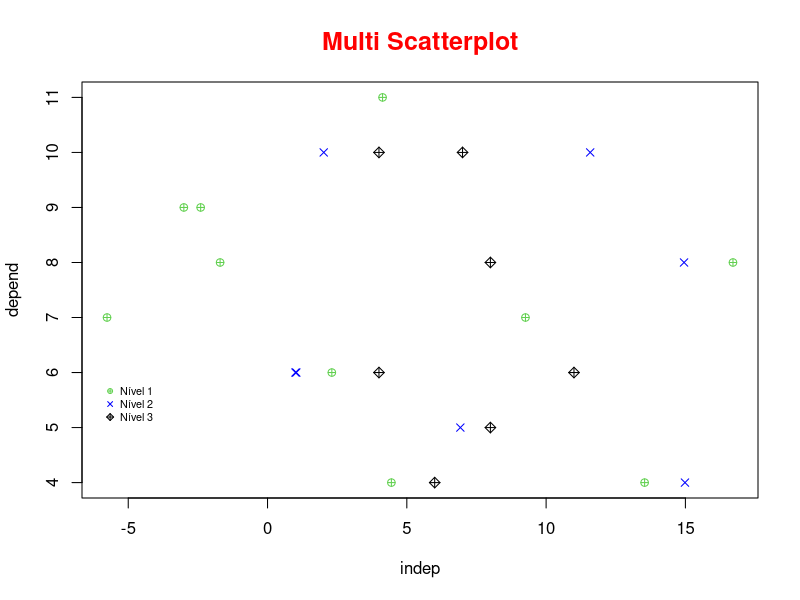

Generate this figure with R:
# Scatterplots

# ***** Esta é a versão 2.0 deste script, atualizado em 23/05/2017 *****
# ***** Esse script pode ser executado nas versões 3.3.1, 3.3.2, 3.3.3 e 3.4.0 da linguagem R *****
# ***** Recomendamos a utilização da versão 3.4.0 da linguagem R *****

# Configurando o diretório de trabalho
# Coloque entre aspas o diretório de trabalho que você está usando no seu computador
setwd("~/1-R-Fundamentos")
getwd()

# Define os dados
set.seed(67)
x = rnorm(10,5,7)
y = rpois(10,7)
z = rnorm(10,6,7)
t = rpois(10,9)


# Cria o Plot
plot(x, y, col = 123, pch = 10, main = "Multi Scatterplot",
     col.main = "red", cex.main = 1.5, xlab = "indep", 
     ylab = "depend")

# Adiciona outros dados 
points(z, t, col = "blue", pch = 4)

# Adiciona outros dados 
points(y, t, col = 777, pch = 9)

# Cria legenda
legend(-6,5.9, legend = c("Nível 1", "Nível 2", "Nível 3"),
       col = c(123, "blue", 777), pch = c(10,4,9),
       cex = 0.65, bty = "n")




